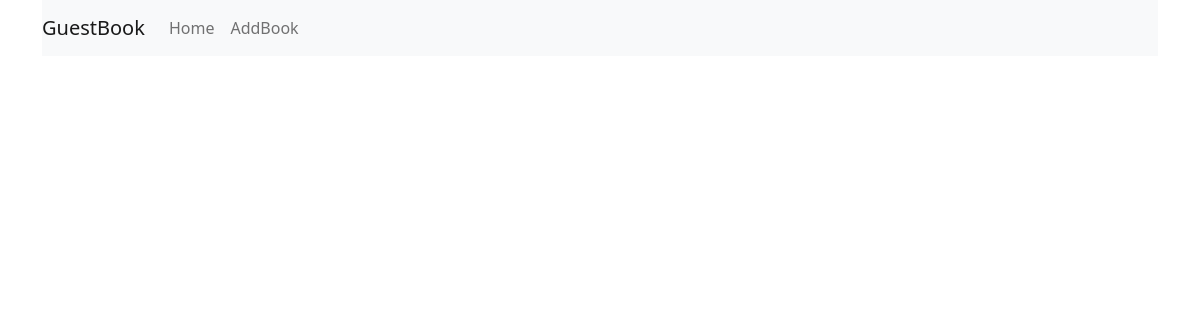
/, run on an earlier commit of the app's database.
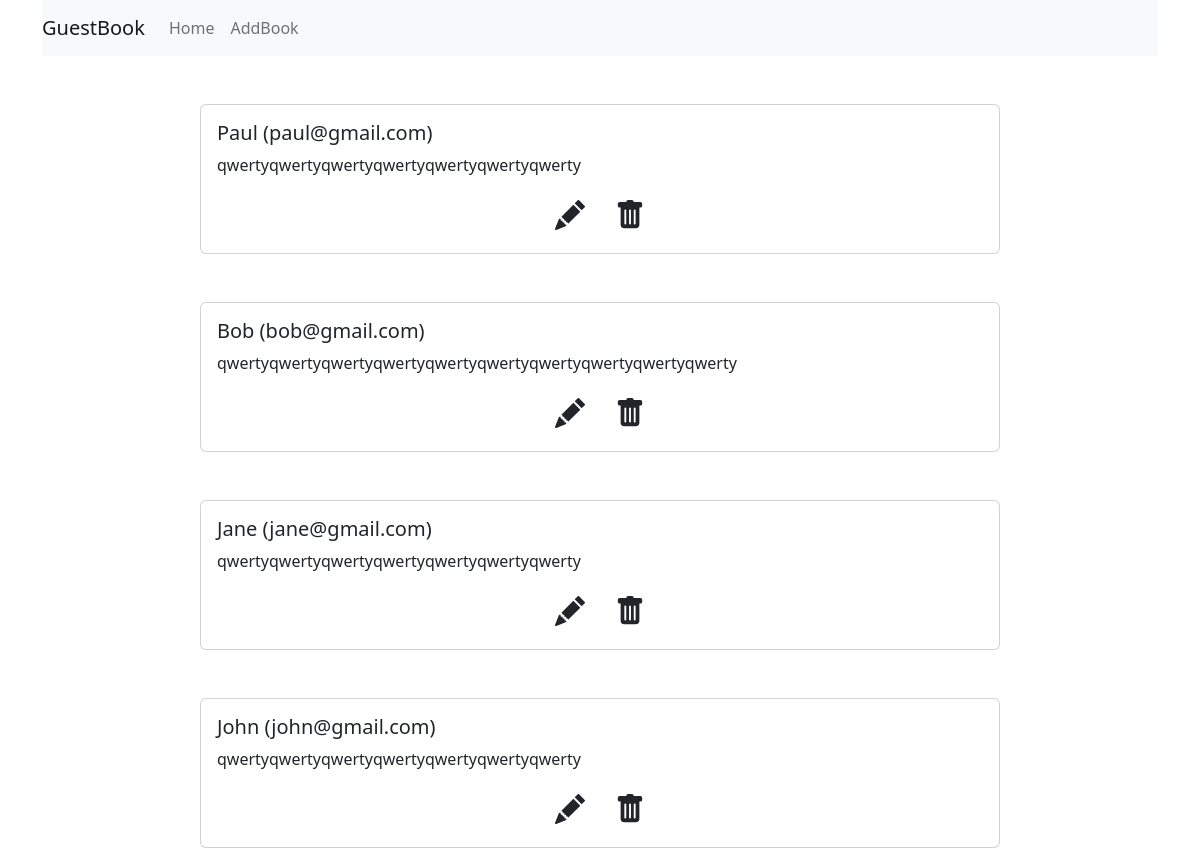
And on a later commit of the database.
### webapp/models.py (models this page shows, shortened)
class GuestBook(models.Model):
    author = models.CharField(max_length=50, null=False, blank=False, verbose_name='Автор')
    email = models.EmailField(max_length=200, null=False, blank=False, verbose_name='Почта')
    text = models.TextField(max_length=3000, null=False, blank=False, verbose_name='Текст записи')
    created_at = models.DateTimeField(verbose_name='Дата создания', auto_now_add=True)
    updated_at = models.DateTimeField(auto_now=True, verbose_name='Время изменения')
    status = models.CharField(max_length=30, null=False, blank=False, choices=StatusChoices.choices, default=StatusChoices.ACTIVE)

### webapp/views/base.py (the view)
# urls.py: path('', index_view, name='index'),
def index_view(request):
    guests_books = GuestBook.objects.all().filter(status='active').order_by('-created_at')
    return render(request, 'index.html', context={'guests_books': guests_books})

### webapp/templates/index.html (shortened to what this page needs)
<!DOCTYPE html>
<html lang="en">
<head>
  <link href="https://cdn.jsdelivr.net/npm/bootstrap@5.2.1/dist/css/bootstrap.min.css" rel="stylesheet"
>
</head>
<body>
  <div class="container">
    <nav class="navbar navbar-expand-lg navbar-light bg-light">
      <a class="navbar-brand" href="/">GuestBook</a>
      <div class="collapse navbar-collapse" id="navbarNav">
        <ul class="navbar-nav">
          <li class="nav-item active">
            <a class="nav-link" href="/">Home</a>
          </li>
          <li class="nav-item">
            <a class="nav-link" href="{% url 'guest_book_add' %}">AddBook</a>
          </li>
        </ul>
      </div>
    </nav>
  </div>
  <div class="container">
    {% for guest_book in guests_books %}
    <div class="card mx-auto mt-5" style="width: 50rem;">
      <div class="card-body">
        <h5 class="card-title">{{guest_book.author}} ({{guest_book.email}})</h5>
        <p class="card-text">{{guest_book.text}}</p>
        <div class="text-center">
          <a href="{% url 'guest_book_edit' guest_book.pk %}" class="btn">
          </a>
          <a href="{% url 'guest_book_delete' guest_book.pk %}" class="btn">
          </a>
        </div>
      </div>
    </div>
    {% endfor %}
  </div>
</body>
</html>

What changed in the data, as far as the page shows it:
added GuestBook: author "Paul", email "paul@gmail.com", text "qwertyqwertyqwertyqwertyqwertyqwertyqwerty"
added GuestBook: author "Bob", email "bob@gmail.com", text "qwertyqwertyqwertyqwertyqwertyqwertyqwertyqwertyqwertyqwerty"
added GuestBook: author "Jane", email "jane@gmail.com", text "qwertyqwertyqwertyqwertyqwertyqwertyqwerty"
added GuestBook: author "John", email "john@gmail.com", text "qwertyqwertyqwertyqwertyqwertyqwertyqwerty"
